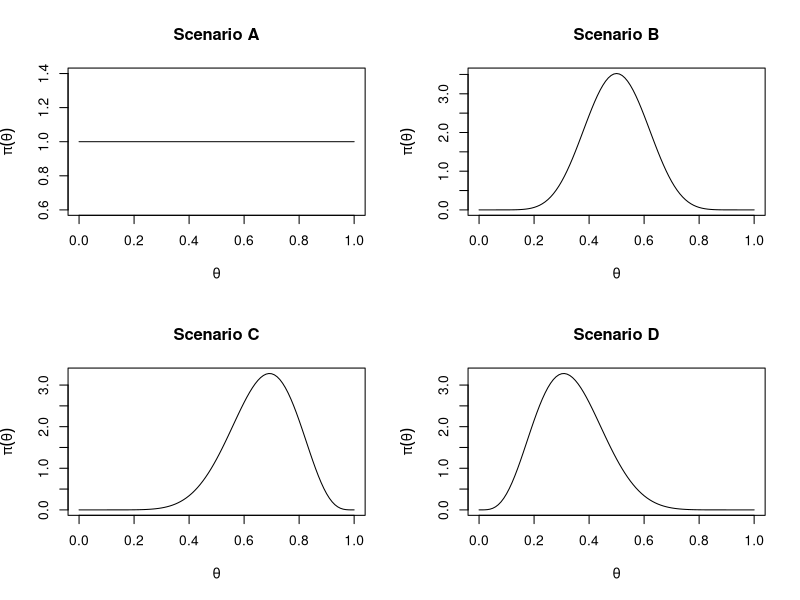
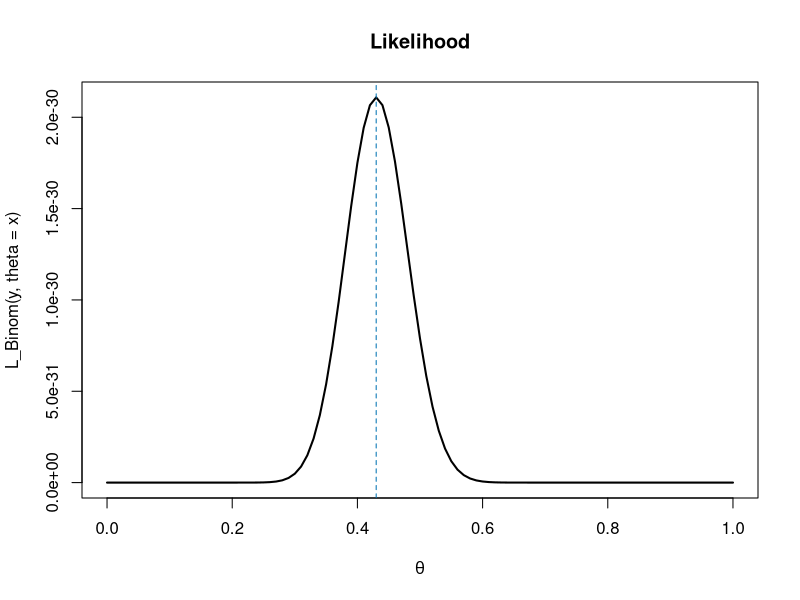
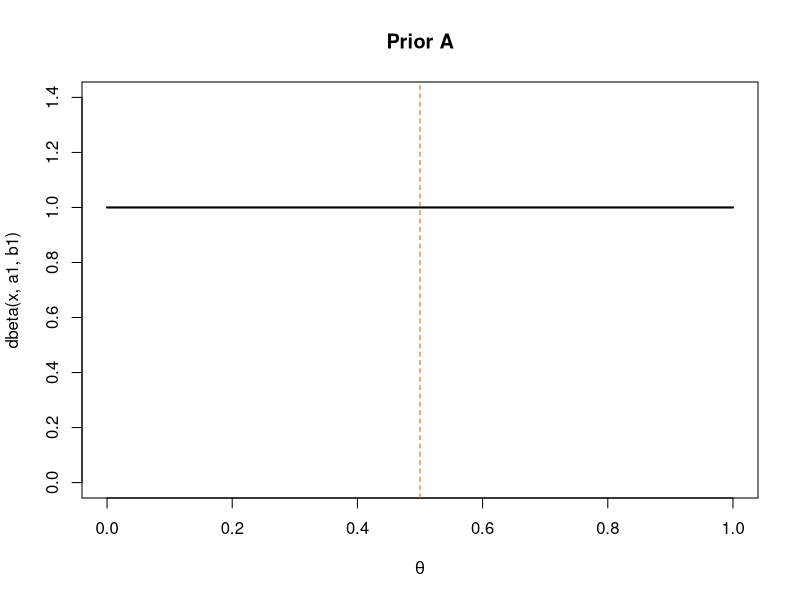
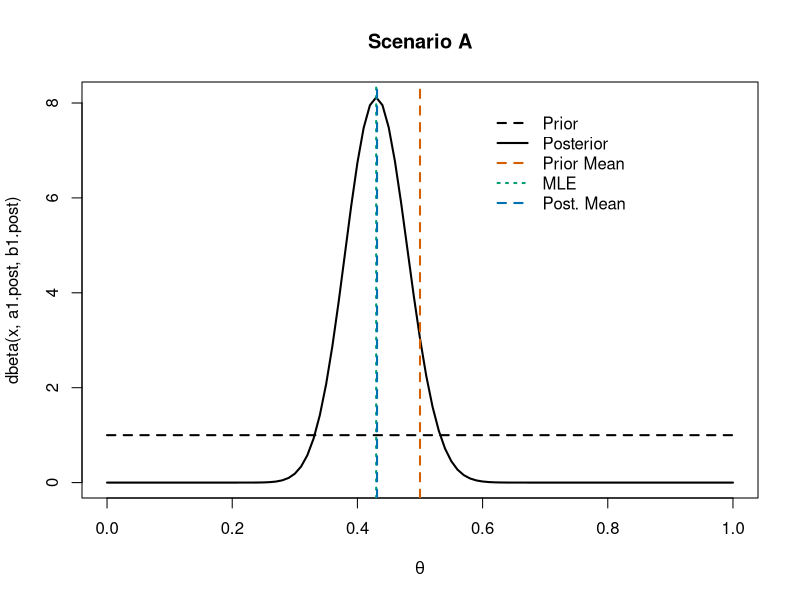
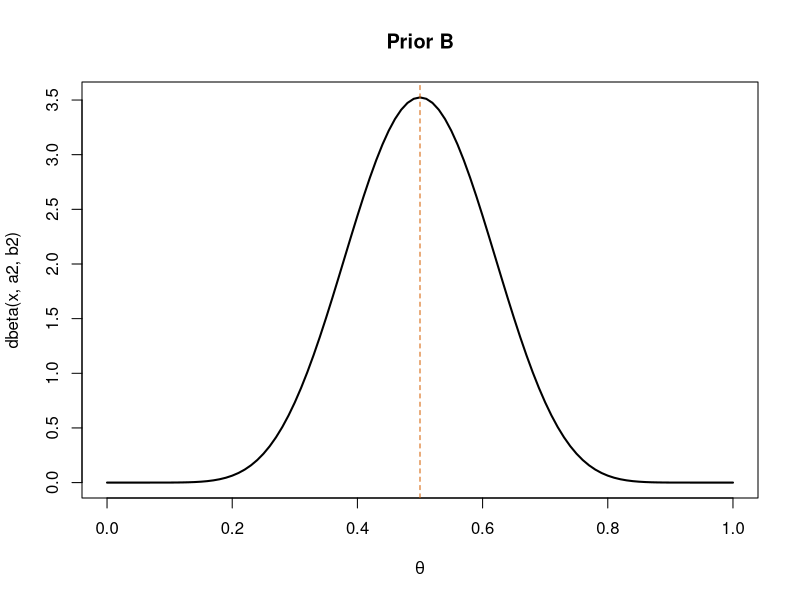
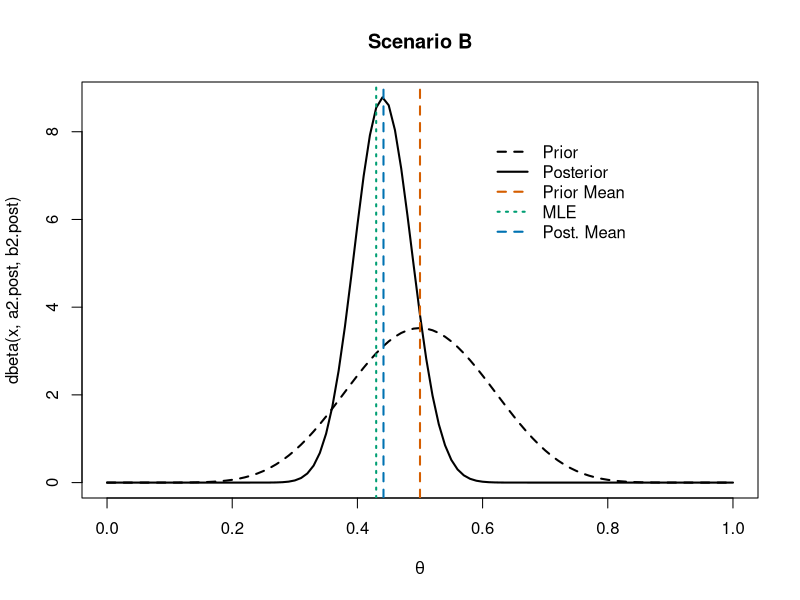
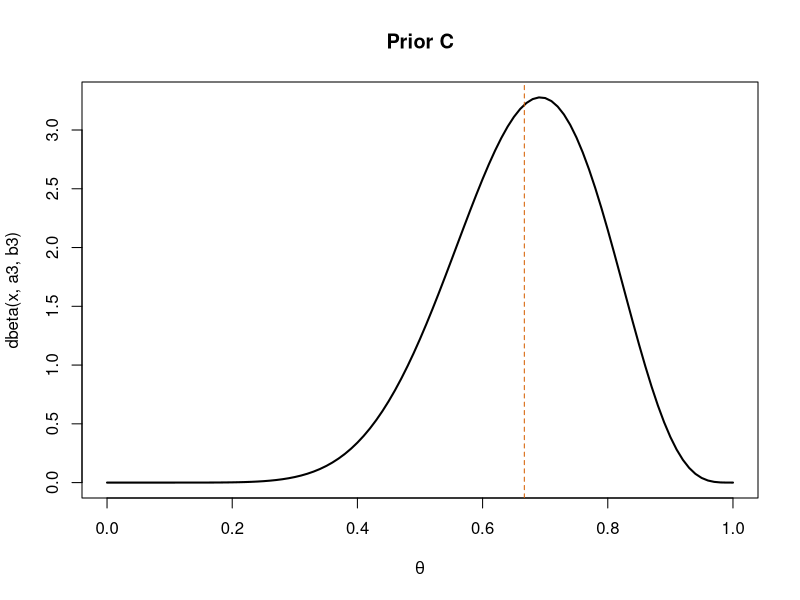
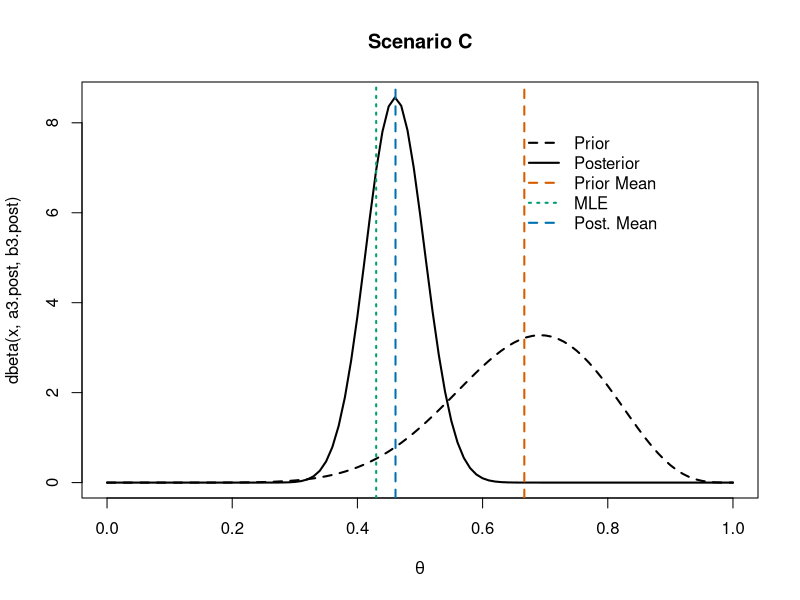

The R script that drew these images, in order:
## ---- chunk 1
#| echo: true
#| eval: true

cardiac <- read.table("data/cardiac.csv", header=T, sep=";")
str(cardiac)

y <- cardiac$Chd
table(y)

sum(y)
## ---- chunk 2
#| echo: true
#| eval: true

cardiac <- read.table("data/cardiac.csv", header=T, sep=";")
str(cardiac)

y <- cardiac$Chd
table(y)

sum(y)
length(y)
## ---- chunk 3
#| echo: true
#| eval: true

sum(y)
## ---- chunk 4
#| echo: true
#| eval: true

length(y)
## ---- chunk 5
#| echo: true
#| eval: true
par(mfrow=c(2,2))
curve(dbeta(x, 1, 1), main="Scenario A", xlab=expression(theta), ylab=expression(pi(theta)))
curve(dbeta(x, 10, 10), main="Scenario B", xlab=expression(theta), ylab=expression(pi(theta)))
curve(dbeta(x, 10, 5), main="Scenario C", xlab=expression(theta), ylab=expression(pi(theta)))
curve(dbeta(x, 5, 10), main="Scenario D", xlab=expression(theta), ylab=expression(pi(theta)))
par(mfrow=c(1,1))
## ---- chunk 6
#| echo: true
#| eval: true

L_Binom <- function(y, theta){
  s <- sum(y)
  n <- length(y)
  L <- theta^s * (1-theta)^(n-s)
  return(L)
}

L_Binom(y, theta=0.001)
## ---- chunk 7
#| echo: true
#| eval: true

curve(L_Binom(y, theta=x), main="Likelihood",
      xlab=expression(theta), lwd=2)
abline(v=mean(y), col="#0072B2", lty="dashed")

## ---- chunk 8
#| echo: true
#| eval: true

a1 <- 1; b1 <- 1

curve(dbeta(x, a1, b1), main="Prior A", ylim=c(0,1.4),
      xlab=expression(theta), lwd=2)
abline(v=a1/(a1+b1), col="#D55E00", lty="dashed")
## ---- chunk 9
#| echo: true
#| eval: true

n <- length(y)
a1.post <- a1 + sum(y)
b1.post <- b1 + n - sum(y)

curve(dbeta(x, a1.post, b1.post), main="Scenario A",
      xlab=expression(theta), lwd=2)
curve(dbeta(x, a1, b1), lty="dashed", add=T, lwd=2)
abline(v=a1/(a1+b1), col="#D55E00", lty="dashed", lwd=2)
abline(v=mean(y), col="#009E73", lty="dotted", lwd=2)
abline(v=a1.post/(a1.post+b1.post), col="#0072B2", lty="dashed", lwd=2)
legend(.6,8, c("Prior", "Posterior", "Prior Mean", "MLE", "Post. Mean"), lwd=2,
       col=c("black", "black", "#D55E00", "#009E73", "#0072B2"), lty=c(2,1,2,3,2), bty="n")
## ---- chunk 10
#| echo: true
#| eval: true

a2 <- 10; b2 <- 10

curve(dbeta(x, a2, b2), main="Prior B",
      xlab=expression(theta), lwd=2)
abline(v=a2/(a2+b2), col="#D55E00", lty="dashed")
## ---- chunk 11
#| echo: true
#| eval: true

n <- length(y)
a2.post <- a2 + sum(y)
b2.post <- b2 + n - sum(y)

curve(dbeta(x, a2.post, b2.post), main="Scenario B",
      xlab=expression(theta), lwd=2)
curve(dbeta(x, a2, b2), lty="dashed", add=T, lwd=2)
abline(v=a2/(a2+b2), col="#D55E00", lty="dashed", lwd=2)
abline(v=mean(y), col="#009E73", lty="dotted", lwd=2)
abline(v=a2.post/(a2.post+b2.post), col="#0072B2", lty="dashed", lwd=2)
legend(.6,8, c("Prior", "Posterior", "Prior Mean", "MLE", "Post. Mean"), lwd=2,
       col=c("black", "black", "#D55E00", "#009E73", "#0072B2"), lty=c(2,1,2,3,2), bty="n")
## ---- chunk 12
#| echo: true
#| eval: true

a3 <- 10; b3 <- 5

curve(dbeta(x, a3, b3), main="Prior C",
      xlab=expression(theta), lwd=2)
abline(v=a3/(a3+b3), col="#D55E00", lty="dashed")
## ---- chunk 13
#| echo: true
#| eval: true

n <- length(y)
a3.post <- a3 + sum(y)
b3.post <- b3 + n - sum(y)

curve(dbeta(x, a3.post, b3.post), main="Scenario C",
      xlab=expression(theta), lwd=2)
curve(dbeta(x, a3, b3), lty="dashed", add=T, lwd=2)
abline(v=a3/(a3+b3), col="#D55E00", lty="dashed", lwd=2)
abline(v=mean(y), col="#009E73", lty="dotted", lwd=2)
abline(v=a3.post/(a3.post+b3.post), col="#0072B2", lty="dashed", lwd=2)
legend(.65,8, c("Prior", "Posterior", "Prior Mean", "MLE", "Post. Mean"), lwd=2,
       col=c("black", "black", "#D55E00", "#009E73", "#0072B2"), lty=c(2,1,2,3,2), bty="n")

## ---- chunk 14
#| echo: true
#| eval: true
#| 
a4 <- 5; b4 <- 10

curve(dbeta(x, a4, b4), main="Prior D",
      xlab=expression(theta), lwd=2)
abline(v=a4/(a4+b4), col="#D55E00", lty="dashed")
## ---- chunk 15
#| echo: true
#| eval: true

n <- length(y)
a4.post <- a4 + sum(y)
b4.post <- b4 + n - sum(y)

curve(dbeta(x, a4.post, b4.post), main="Scenario D",
      xlab=expression(theta), lwd=2)
curve(dbeta(x, a4, b4), lty="dashed", add=T, lwd=2)
abline(v=a4/(a4+b4), col="#D55E00", lty="dashed", lwd=2)
abline(v=mean(y), col="#009E73", lty="dotted", lwd=2)
abline(v=a4.post/(a4.post+b4.post), col="#0072B2", lty="dashed", lwd=2)
legend(.6,8, c("Prior", "Posterior", "Prior Mean", "MLE", "Post. Mean"), lwd=2,
       col=c("black", "black", "#D55E00", "#009E73", "#0072B2"), lty=c(2,1,2,3,2), bty="n")
## ---- chunk 16
#| echo: true
#| eval: true

Beta.Exp <- function(a, b) a/(a+b)
Beta.Var <- function(a, b)(a*b)/((a+b)^2*(a+b+1))
Beta.Mode <- function(a, b){
  ifelse(a>1 & b>1, (a-1)/(a+b-2), NA)
}
Beta.Median <- function(a, b) qbeta(.5, a, b)
## ---- chunk 17
#| echo: true
#| eval: true

measures <- matrix(NA, ncol = 6, nrow = 4)
rownames(measures) <- c("A", "B", "C", "D")
colnames(measures) <- c("a.post", "b.post", "Exp", "Mode", "Median", "Var")

measures[,1] <- c(a1.post, a2.post, a3.post, a4.post)
measures[,2] <- c(b1.post, b2.post, b3.post, b4.post)

for(i in 1:4){
  a <- measures[i,1]
  b <- measures[i,2]
  
  measures[i,3] <- Beta.Exp(a, b)
  measures[i,4] <- Beta.Mode(a, b)
  measures[i,5] <- Beta.Median(a, b)
  measures[i,6] <- Beta.Var(a, b)
}

round(measures,4)
## ---- chunk 18
#| echo: true
#| eval: true
a5 <- 100; b5 <- 1000

curve(dbeta(x, a5, b5), main="Prior E",
      xlab=expression(theta))
abline(v=a5/(a5+b5), col="#D55E00", lty="dashed")
## ---- chunk 19
#| echo: true
#| eval: true

n <- length(y)
a5.post <- a5 + sum(y)
b5.post <- b5 + n - sum(y)

curve(dbeta(x, a5.post, b5.post), main="Scenario E",
      xlab=expression(theta), lwd=2)
curve(dbeta(x, a5, b5), lty="dashed", add=T, lwd=2)
abline(v=a5/(a5+b5), col="#D55E00", lty="dashed", lwd=2)
abline(v=mean(y), col="#009E73", lty="dotted", lwd=2)
abline(v=a5.post/(a5.post+b5.post), col="#0072B2", lty="dashed", lwd=2)
legend(.6,40, c("Prior", "Posterior", "Prior Mean", "MLE", "Post. Mean"), lwd=2,
       col=c("black", "black", "#D55E00", "#009E73", "#0072B2"), lty=c(2,1,2,3,2), bty="n")
## ---- chunk 20
#| echo: true
#| eval: true

measures <- rbind(measures, 
                  c(a5.post, b5.post,
                    Beta.Exp(a5.post, b5.post),
                    Beta.Mode(a5.post, b5.post),
                    Beta.Median(a5.post, b5.post),
                    Beta.Var(a5.post, b5.post)))
rownames(measures)[5] <- "E"
round(measures,4)
## ---- chunk 21
#| echo: true
#| eval: true

a <- a4.post
b <- b4.post

curve(dbeta(x, a, b), main="Scenario D",
      xlab=expression(theta), lwd=2)

# CS of level 0.95
CS <- qbeta(c(0.025,0.975), a, b); CS
abline(v=CS,lty="dashed", col="#0072B2")
legend(0.8,8,c("Posterior", "Credible Set"),
       lty=c(1,2), col=c("black", "#0072B2"), bty="n")
## ---- chunk 22
#| echo: true
#| eval: true

h <- 2
curve(dbeta(x, a, b), 
      ylab=expression(paste(pi,"(",theta,"|x)")),
      xlab=expression(theta))
abline(h=h,lty=2)
## ---- chunk 23
#| echo: true
#| eval: true
curve(dbeta(x, a, b), 
      ylab=expression(paste(pi,"(",theta,"|x)")),
      xlab=expression(theta))
abline(h=h,lty=2)

translated <- function(x, a, b) dbeta(x,a, b) - h 

curve(translated(x, a, b), add = T, lty = 3, lwd = 2)
abline(h = 0, lty = 3)
## ---- chunk 24
#| echo: true
#| eval: true

hpd1 <- uniroot(translated,c(.2, .4),a,b)$root; hpd1
hpd2 <- uniroot(translated,c(.45, .5),a,b)$root; hpd2

integrate(dbeta, lower=hpd1, upper=hpd2, shape1=a, shape2=b)
## ---- chunk 25
#| echo: true
#| eval: true

h.grid <- seq(1, 2, by = 0.01)   

res <- matrix(NA, ncol=4, nrow=length(h.grid))
colnames(res) <- c("HPD1", "HPD2", "level", "h")

for(i in 1:length(h.grid)){        
  translated <- function(x, a, b) dbeta(x,a, b) - h.grid[i] 
  
  hpd1<-uniroot(translated,c(.2,.4),a,b)$root
  hpd2<-uniroot(translated,c(.43,.55),a,b)$root
  
  I <- integrate(dbeta, lower=hpd1, upper=hpd2, shape1=a, shape2=b)$value
  
  iter <- i
  res[i,] <- c(hpd1, hpd2, I, h.grid[i])
  if(I <= 0.95) break
}

res[1:iter,]
h.grid[iter]

HPD <- res[iter-1,-c(3,4)]; HPD
CS
## ---- chunk 26
#| echo: true
#| eval: true

curve(dbeta(x, a, b), main="Scenario D",
      xlab=expression(theta), lwd=2)

abline(v=CS,lty="dashed", col="#0072B2")
abline(v=HPD,lty="dashed", col="#D55E00")

legend(0.6,8,c("Posterior", "Credible Set", "HPD"),
       lty=c(1,2,2), col=c("black", "#0072B2", "#D55E00"), bty="n")
## ---- chunk 27
#| echo: true
#| eval: true

pbeta(.3, a4, b4)
pbeta(.3, a4.post, b4.post)

# ODDS.prior <- pbeta(.3, a4, b4)/(1-pbeta(.3, a4, b4)); ODDS.prior
# ODDS.post <- pbeta(.3, a4.post, b4.post)/(1-pbeta(.3, a4.post, b4.post)); ODDS.post
# 
# Bayes_Factor <- ODDS.post/ODDS.prior; Bayes_Factor
